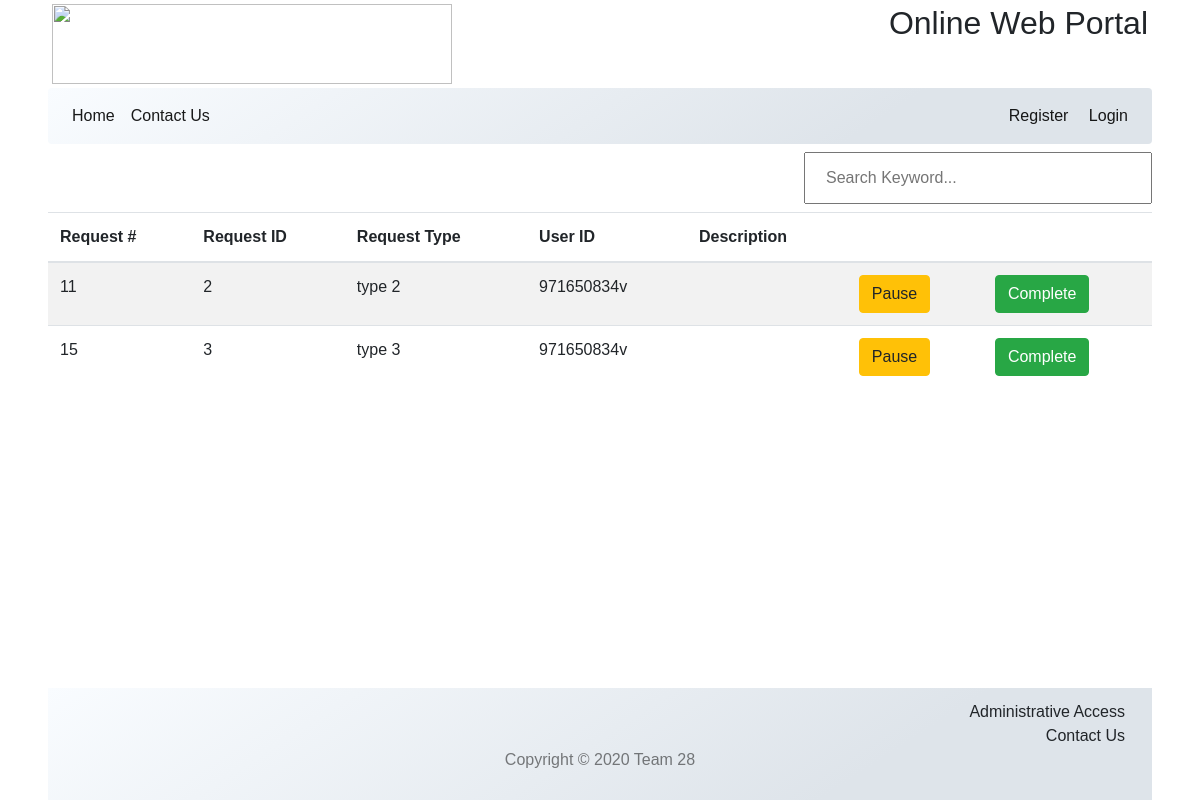
The page /OngoingJobs.admin.php on the database as committed earlier.
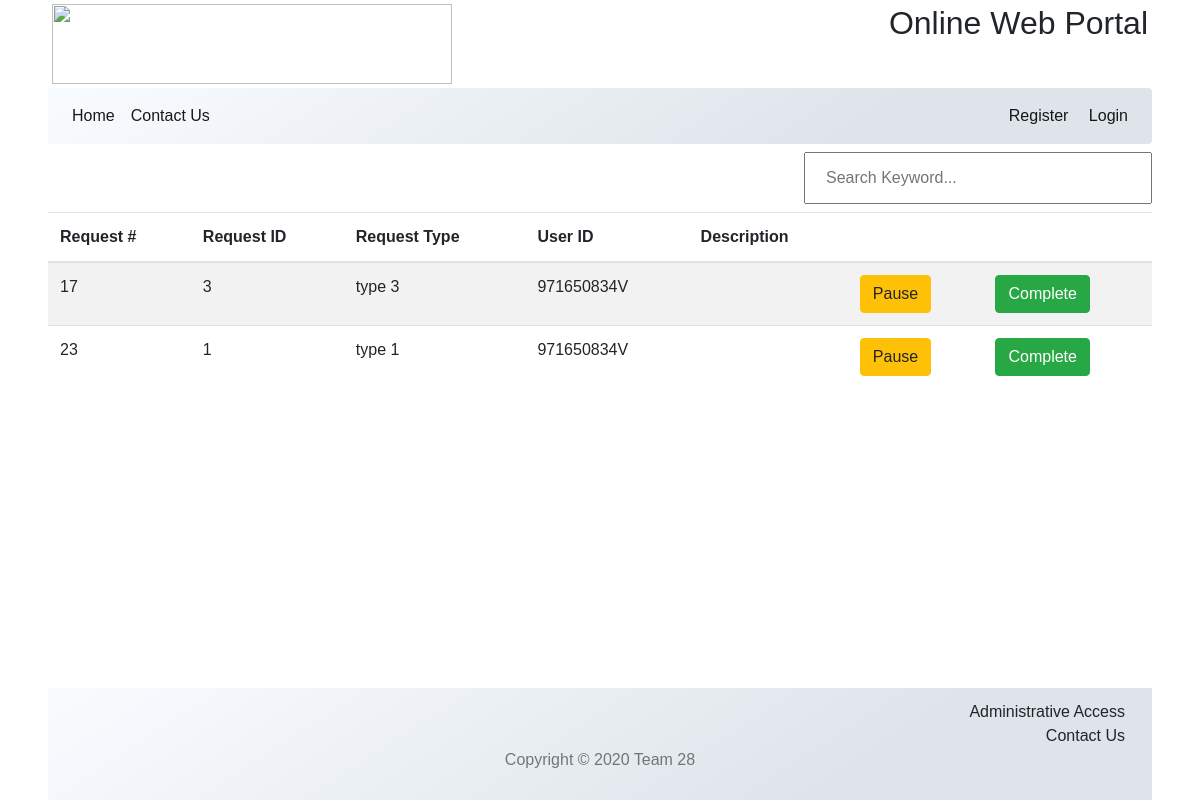
The same page on the database as committed later.
### tables this page shows
CREATE TABLE `requestslist` (
  `requestNo` int(20) NOT NULL,
  `requestId` int(10) NOT NULL,
  `userId` varchar(12) NOT NULL,
  `date` datetime NOT NULL DEFAULT CURRENT_TIMESTAMP,
  `status` varchar(10) NOT NULL DEFAULT 'new',
  `description` varchar(200) DEFAULT NULL
);

### model/connection.model.php (called while the page is built, shortened)
<?php
class connection{
    private $host = "localhost";
    private $user = "root";
    private $pwd = "";
    private $dbName = "deon";
    public function connect(){
        $connection = mysqli_connect($this->host,$this->user,$this->pwd,$this->dbName);
        return $connection;
    }
    public function runQuery($query){
        $connection= $this->connect();
        return mysqli_query($connection,$query);
    }
}
?>

### model/adminJob.model.php (called while the page is built)
<?php
include_once 'connection.model.php';
class adModel extends connection
{
    public function getRequestHistory($var){
        $query= "SELECT requestslist.requestNo,requestslist.requestId,requestslist.userId,requestslist.description FROM requestslist WHERE   status='$var'";
        return $this->runQuery($query);
    }
}
?>

### controller/adminJob.ctrl.php (called while the page is built, shortened)
<?php
include_once 'model/adminJob.model.php';
class adminTableControl{
    public function requestHistory($var)
    {
        $adModel=new adModel();
        $result=$adModel->getRequestHistory($var);
        return $result;
    }
    public function hasJobsSubmitted($result)
    {
        if ($result-> num_rows > 0){
            return true;
        }
        else return false;
    }
    public function fetchData($result)
    {
        return $result-> fetch_assoc();
    }
}
?>

### OngoingJobs.admin.php (the view, shortened to what this page needs)
<!DOCTYPE html>
<html lang="en">
<head>
</head>
<body>
<?php include_once("inc/Header.php"); ?>
<link rel="stylesheet" href="css/newJobs.css">
<?php
require_once 'controller/adminJob.ctrl.php';
$adctrll=new adminTableControl();
$var="ongoing";
$result=$adctrll-> requestHistory($var);
if ($adctrll->hasJobsSubmitted($result)) {?>
      <div class="row">
<div class="col-sm-8"> </div>
<div class="col-sm-4">
<div class="search-bar"><input type="text" id="searchBar"  placeholder="Search Keyword..."></div>
</div>
</div>
        <div>
        <div class='table-responsive'>
 <table id="tablePreview" class="table table-hover table-striped">
   <thead>
     <tr>
       <th>Request #</th>
       <th>Request ID</th>
       <th>Request Type</th>
       <th>User ID</th>
       <th>Description</th>
       <th> </th>
       <th></th>
     </tr>
   </thead>
   <tbody id="requestTable">
   <?php
while ($row=$adctrll->fetchData($result)){
  $rowdata= "<tr><td class='column1'>" .$row["requestNo"]
           ."</td><td class='column1'>".$row["requestId"]
           ."</td><td class='column1'>type  ".$row["requestId"]
           ."</td><td class='column1'>".$row["userId"]
           ."</td><td class='column1'>".$row["description"]."</td>";
           $pendingButton='<td> <button class="btn btn-warning" id='.$row["requestNo"].' onclick="popupFunction2('.$row["requestNo"].')">Pause</button></td>';
          $completeButton='<td> <button class="btn btn-success" id='.$row["requestNo"].' onclick="popupFunction('.$row["requestNo"].')">Complete</button></td></tr>';
      echo $rowdata,$pendingButton,$completeButton;
}
     ?>
   </tbody>
 </table>
</div>
        </div>
    </div>
    <?php
    }
    else   {require_once 'inc/alert.view.php';
      $alertView=new alert();
        echo $alertView->showAlert('No Ongoing Jobs available','info');}
    ?>
<?php include_once('inc/Footer.php'); ?>
</body>
</html>

Rows that differ between the two databases and show on the page:
removed requestslist: requestNo "11", requestId "2", userId "971650834v"
no longer on this page (row edited): requestslist: requestNo "15", requestId "3", userId "971650834v"
now on this page (row edited): requestslist: requestNo "17", requestId "3", userId "971650834V"
now on this page (row edited): requestslist: requestNo "23", requestId "1", userId "971650834V"
